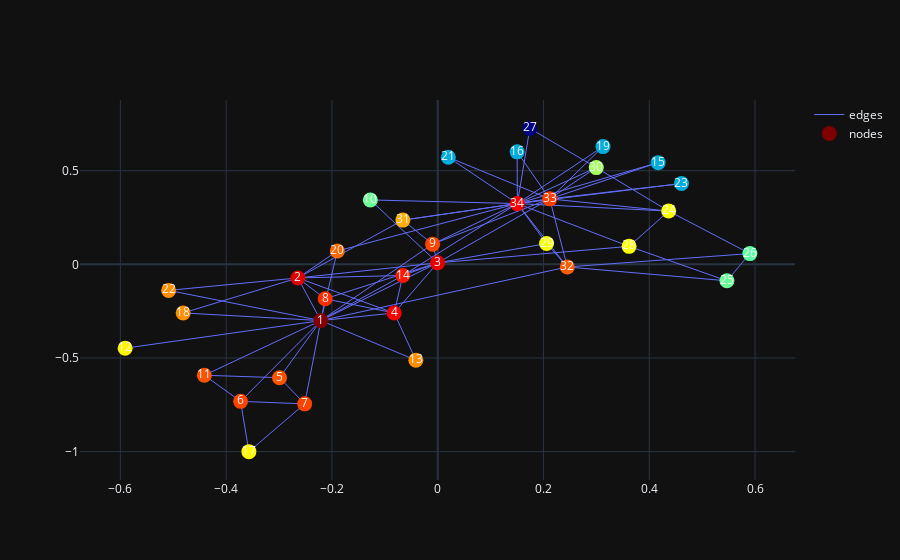

This figure's notebook cell:
### Code cell
ascos = visualize_ascos(G, global_root_node, pos)
ascos = add_markers(ascos, global_markers)
ascos.show(config={'scrollZoom' : True})
df_ascos = get_ascos(G, global_root_node)

### Figure 1 — Plotly figure (JSON) as saved in the notebook; plotly's stock layout.template omitted (floating-point values rounded to 4 significant figures; data arrays with more than 128 entries replaced by an {"elided": "..."} marker saying what was removed)
{"data": [{"line": {"width": 1}, "marker": {"color": [3, 2.54, 2.502, 2.42, 2.206, 2.243, 2.243, 2.289, 2.237, 1.45, 2.206, 1.826, 2.062, 2.341, 0.9443, 0.9443, 1.813, 2.066, 0.9443, 2.157, 0.9443, 2.066, 0.9443, 1.79, 1.446, 1.417, 0, 1.795, 1.78, 1.584, 1.99, 2.183, 2.253, 2.403], "colorscale": [[0, "rgb(0,0,131)"], [0.2, "rgb(0,60,170)"], [0.4, "rgb(5,255,255)"], [0.6, "rgb(255,255,0)"], [0.8, "rgb(250,0,0)"], [1, "rgb(128,0,0)"]], "size": 15}, "mode": "lines", "name": "edges", "type": "scatter", "uid": "514dc410-da88-43fc-9808-8d0594e79c0f", "x": {"elided": "234 float values"}, "y": {"elided": "234 float values"}}, {"customdata": [[3, 16], [2.54, 9], [2.502, 10], [2.42, 6], [2.206, 3], [2.243, 4], [2.243, 4], [2.289, 4], [2.237, 5], [1.45, 2], [2.206, 3], [1.826, 1], [2.062, 2], [2.341, 5], [0.9443, 2], [0.9443, 2], [1.813, 2], [2.066, 2], [0.9443, 2], [2.157, 3], [0.9443, 2], [2.066, 2], [0.9443, 2], [1.79, 5], [1.446, 3], [1.417, 3], [0, 2], [1.795, 4], [1.78, 3], [1.584, 4], [1.99, 4], [2.183, 6], [2.253, 12], [2.403, 17]], "hovertemplate": "Node: %{text} <br> Ascos: %{customdata[0]} <br> Degree: %{customdata[1]} <extra></extra>", "marker": {"color": [3, 2.54, 2.502, 2.42, 2.206, 2.243, 2.243, 2.289, 2.237, 1.45, 2.206, 1.826, 2.062, 2.341, 0.9443, 0.9443, 1.813, 2.066, 0.9443, 2.157, 0.9443, 2.066, 0.9443, 1.79, 1.446, 1.417, 0, 1.795, 1.78, 1.584, 1.99, 2.183, 2.253, 2.403], "colorscale": [[0, "rgb(0,0,131)"], [0.2, "rgb(0,60,170)"], [0.4, "rgb(5,255,255)"], [0.6, "rgb(255,255,0)"], [0.8, "rgb(250,0,0)"], [1, "rgb(128,0,0)"]], "size": 15}, "mode": "markers+text", "name": "nodes", "text": [1, 2, 3, 4, 5, 6, 7, 8, 9, 10, 11, 12, 13, 14, 15, 16, 17, 18, 19, 20, 21, 22, 23, 24, 25, 26, 27, 28, 29, 30, 31, 32, 33, 34], "type": "scatter", "uid": "31c2d053-7c78-4ae8-803e-a5f432ba645f", "x": [-0.221, -0.2644, -0.0002348, -0.08225, -0.2991, -0.3727, -0.2515, -0.2128, -0.009685, -0.1274, -0.4413, -0.5911, -0.04132, -0.06597, 0.4168, 0.1501, -0.357, -0.4813, 0.3126, -0.1898, 0.02011, -0.5088, 0.4609, 0.4367, 0.5469, 0.5903, 0.1742, 0.3619, 0.2058, 0.2998, -0.06592, 0.2451, 0.2118, 0.1506], "y": [-0.3003, -0.07257, 0.007985, -0.2597, -0.6052, -0.7315, -0.7449, -0.184, 0.108, 0.344, -0.5922, -0.4476, -0.5115, -0.0595, 0.5431, 0.6006, -1, -0.2595, 0.6287, 0.07142, 0.5718, -0.139, 0.4314, 0.2845, -0.08786, 0.05749, 0.7261, 0.09602, 0.111, 0.5166, 0.2363, -0.01397, 0.3497, 0.3245]}], "layout": {"dragmode": "pan"}}
